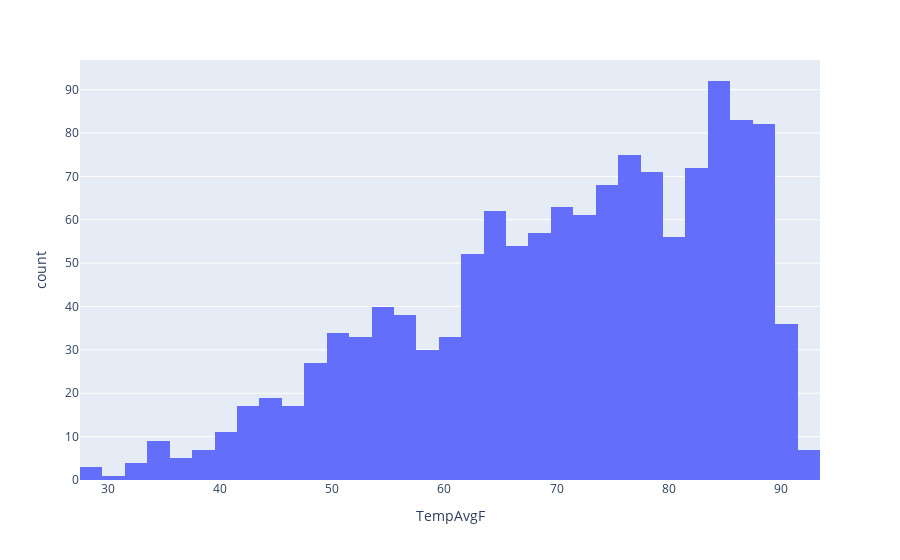

The notebook cell this image was saved under:
### Markdown cell above
***3. Histograms***

A histogram is a graphical representation of the distribution of numerical data. Use the `px.histogram` function to create a histogram. You can find more information about the function [here](https://plot.ly/python-api-reference/generated/plotly.express.histogram.html).

**Step 3** Create a basic with the distribution with of the `TemAvgF` in the `weather` dataset<br>

### Code cell
#create a histogram with plotly express
fig = px.histogram(data_frame=weather, x='TempAvgF')
fig.show()

### Figure 1 — Plotly figure (JSON) as saved in the notebook; plotly's stock layout.template omitted (floating-point values rounded to 4 significant figures; data arrays with more than 128 entries replaced by an {"elided": "..."} marker saying what was removed)
{"data": [{"alignmentgroup": "True", "bingroup": "x", "hovertemplate": "TempAvgF=%{x}<br>count=%{y}<extra></extra>", "legendgroup": "", "marker": {"color": "#636efa", "pattern": {"shape": ""}}, "name": "", "offsetgroup": "", "orientation": "v", "showlegend": false, "type": "histogram", "x": {"elided": "1319 int values"}, "xaxis": "x", "yaxis": "y"}], "layout": {"barmode": "relative", "legend": {"tracegroupgap": 0}, "margin": {"t": 60}, "xaxis": {"anchor": "y", "domain": [0, 1], "title": {"text": "TempAvgF"}}, "yaxis": {"anchor": "x", "domain": [0, 1], "title": {"text": "count"}}}}
